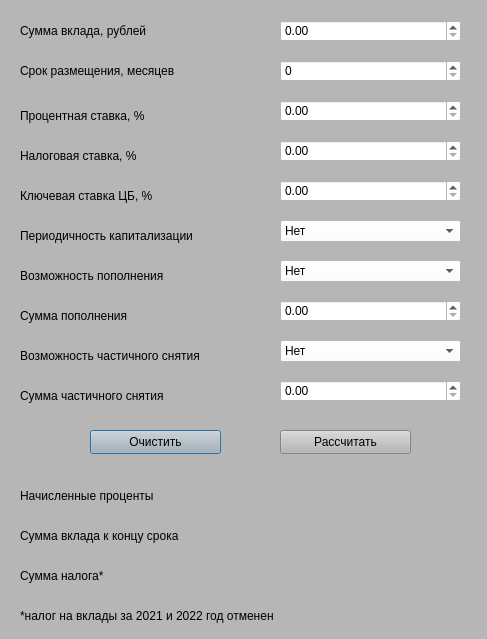
<?xml version="1.0" encoding="UTF-8"?>
<ui version="4.0">
 <class>Deposit</class>
 <widget class="QDialog" name="Deposit">
  <property name="geometry">
   <rect>
    <x>0</x>
    <y>0</y>
    <width>487</width>
    <height>639</height>
   </rect>
  </property>
  <property name="minimumSize">
   <size>
    <width>487</width>
    <height>639</height>
   </size>
  </property>
  <property name="maximumSize">
   <size>
    <width>487</width>
    <height>639</height>
   </size>
  </property>
  <property name="windowTitle">
   <string>DepositCalculator</string>
  </property>
  <property name="styleSheet">
   <string notr="true">background-color: rgb(182, 182, 182);</string>
  </property>
  <widget class="QLabel" name="label_time">
   <property name="geometry">
    <rect>
     <x>20</x>
     <y>60</y>
     <width>181</width>
     <height>21</height>
    </rect>
   </property>
   <property name="styleSheet">
    <string notr="true">font: 700 12pt &quot;Times New Roman&quot;;</string>
   </property>
   <property name="text">
    <string>Срок размещения, месяцев</string>
   </property>
  </widget>
  <widget class="QLabel" name="label_sum_tax_value">
   <property name="geometry">
    <rect>
     <x>250</x>
     <y>560</y>
     <width>211</width>
     <height>31</height>
    </rect>
   </property>
   <property name="styleSheet">
    <string notr="true">font: 700 12pt &quot;Times New Roman&quot;;</string>
   </property>
   <property name="text">
    <string/>
   </property>
  </widget>
  <widget class="QLabel" name="label_sum_all_value">
   <property name="geometry">
    <rect>
     <x>250</x>
     <y>520</y>
     <width>211</width>
     <height>31</height>
    </rect>
   </property>
   <property name="styleSheet">
    <string notr="true">font: 700 12pt &quot;Times New Roman&quot;;</string>
   </property>
   <property name="text">
    <string/>
   </property>
  </widget>
  <widget class="QLabel" name="label_rate_deposit">
   <property name="geometry">
    <rect>
     <x>20</x>
     <y>100</y>
     <width>191</width>
     <height>31</height>
    </rect>
   </property>
   <property name="styleSheet">
    <string notr="true">font: 700 12pt &quot;Times New Roman&quot;;</string>
   </property>
   <property name="text">
    <string>Процентная ставка, %</string>
   </property>
  </widget>
  <widget class="QSpinBox" name="spinBox_time">
   <property name="geometry">
    <rect>
     <x>280</x>
     <y>60</y>
     <width>181</width>
     <height>22</height>
    </rect>
   </property>
   <property name="styleSheet">
    <string notr="true">font: 700 11pt &quot;Times New Roman&quot;;
background-color: rgb(255, 255, 255);
color: rgb(0, 0, 0);</string>
   </property>
   <property name="maximum">
    <number>1200</number>
   </property>
  </widget>
  <widget class="QPushButton" name="pushButton_clear">
   <property name="geometry">
    <rect>
     <x>90</x>
     <y>430</y>
     <width>131</width>
     <height>24</height>
    </rect>
   </property>
   <property name="styleSheet">
    <string notr="true">font: 700 12pt &quot;Times New Roman&quot;;</string>
   </property>
   <property name="text">
    <string>Очистить</string>
   </property>
  </widget>
  <widget class="QLabel" name="label_sum_rate">
   <property name="geometry">
    <rect>
     <x>20</x>
     <y>480</y>
     <width>211</width>
     <height>31</height>
    </rect>
   </property>
   <property name="styleSheet">
    <string notr="true">font: 700 12pt &quot;Times New Roman&quot;;</string>
   </property>
   <property name="text">
    <string>Начисленные проценты</string>
   </property>
  </widget>
  <widget class="QLabel" name="label_sum_deposit">
   <property name="geometry">
    <rect>
     <x>20</x>
     <y>20</y>
     <width>181</width>
     <height>21</height>
    </rect>
   </property>
   <property name="styleSheet">
    <string notr="true">font: 700 12pt &quot;Times New Roman&quot;;</string>
   </property>
   <property name="text">
    <string>Сумма вклада, рублей</string>
   </property>
  </widget>
  <widget class="QDoubleSpinBox" name="doubleSpinBox_rate_deposit">
   <property name="geometry">
    <rect>
     <x>280</x>
     <y>100</y>
     <width>181</width>
     <height>22</height>
    </rect>
   </property>
   <property name="styleSheet">
    <string notr="true">font: 700 11pt &quot;Times New Roman&quot;;
background-color: rgb(255, 255, 255);
color: rgb(0, 0, 0);</string>
   </property>
   <property name="maximum">
    <double>500.000000000000000</double>
   </property>
   <property name="singleStep">
    <double>0.010000000000000</double>
   </property>
  </widget>
  <widget class="QLabel" name="label_sum_rate_value">
   <property name="geometry">
    <rect>
     <x>250</x>
     <y>480</y>
     <width>211</width>
     <height>31</height>
    </rect>
   </property>
   <property name="styleSheet">
    <string notr="true">font: 700 12pt &quot;Times New Roman&quot;;</string>
   </property>
   <property name="text">
    <string/>
   </property>
  </widget>
  <widget class="QPushButton" name="pushButton_calc">
   <property name="geometry">
    <rect>
     <x>280</x>
     <y>430</y>
     <width>131</width>
     <height>24</height>
    </rect>
   </property>
   <property name="styleSheet">
    <string notr="true">font: 700 12pt &quot;Times New Roman&quot;;</string>
   </property>
   <property name="text">
    <string>Рассчитать</string>
   </property>
  </widget>
  <widget class="QLabel" name="label_sum_tax">
   <property name="geometry">
    <rect>
     <x>20</x>
     <y>560</y>
     <width>211</width>
     <height>31</height>
    </rect>
   </property>
   <property name="styleSheet">
    <string notr="true">font: 700 12pt &quot;Times New Roman&quot;;</string>
   </property>
   <property name="text">
    <string>Сумма налога*</string>
   </property>
  </widget>
  <widget class="QComboBox" name="comboBox_type_capital">
   <property name="geometry">
    <rect>
     <x>280</x>
     <y>220</y>
     <width>181</width>
     <height>22</height>
    </rect>
   </property>
   <property name="styleSheet">
    <string notr="true">font: 700 11pt &quot;Times New Roman&quot;;
background-color: rgb(255, 255, 255);
color: rgb(0, 0, 0);</string>
   </property>
   <item>
    <property name="text">
     <string>Нет</string>
    </property>
   </item>
   <item>
    <property name="text">
     <string>Ежемесячно</string>
    </property>
   </item>
   <item>
    <property name="text">
     <string>Ежеквартально</string>
    </property>
   </item>
   <item>
    <property name="text">
     <string>Раз в полгода</string>
    </property>
   </item>
   <item>
    <property name="text">
     <string>Ежегодно</string>
    </property>
   </item>
  </widget>
  <widget class="QLabel" name="label_capital">
   <property name="geometry">
    <rect>
     <x>20</x>
     <y>220</y>
     <width>231</width>
     <height>31</height>
    </rect>
   </property>
   <property name="styleSheet">
    <string notr="true">font: 700 12pt &quot;Times New Roman&quot;;</string>
   </property>
   <property name="text">
    <string>Периодичность капитализации</string>
   </property>
  </widget>
  <widget class="QDoubleSpinBox" name="doubleSpinBox_sum_deposit">
   <property name="geometry">
    <rect>
     <x>280</x>
     <y>20</y>
     <width>181</width>
     <height>22</height>
    </rect>
   </property>
   <property name="styleSheet">
    <string notr="true">font: 700 11pt &quot;Times New Roman&quot;;
background-color: rgb(255, 255, 255);
color: rgb(0, 0, 0);</string>
   </property>
   <property name="maximum">
    <double>999999999999.989990234375000</double>
   </property>
   <property name="singleStep">
    <double>0.010000000000000</double>
   </property>
  </widget>
  <widget class="QLabel" name="label_sum_all">
   <property name="geometry">
    <rect>
     <x>20</x>
     <y>520</y>
     <width>211</width>
     <height>31</height>
    </rect>
   </property>
   <property name="styleSheet">
    <string notr="true">font: 700 12pt &quot;Times New Roman&quot;;</string>
   </property>
   <property name="text">
    <string>Сумма вклада к концу срока</string>
   </property>
  </widget>
  <widget class="QLabel" name="label_rate_tax">
   <property name="geometry">
    <rect>
     <x>20</x>
     <y>140</y>
     <width>191</width>
     <height>31</height>
    </rect>
   </property>
   <property name="styleSheet">
    <string notr="true">font: 700 12pt &quot;Times New Roman&quot;;</string>
   </property>
   <property name="text">
    <string>Налоговая ставка, %</string>
   </property>
  </widget>
  <widget class="QDoubleSpinBox" name="doubleSpinBox_rate_tax">
   <property name="geometry">
    <rect>
     <x>280</x>
     <y>140</y>
     <width>181</width>
     <height>22</height>
    </rect>
   </property>
   <property name="styleSheet">
    <string notr="true">font: 700 11pt &quot;Times New Roman&quot;;
background-color: rgb(255, 255, 255);
color: rgb(0, 0, 0);</string>
   </property>
   <property name="maximum">
    <double>500.000000000000000</double>
   </property>
   <property name="singleStep">
    <double>0.010000000000000</double>
   </property>
  </widget>
  <widget class="QLabel" name="label_rate_CB">
   <property name="geometry">
    <rect>
     <x>20</x>
     <y>180</y>
     <width>191</width>
     <height>31</height>
    </rect>
   </property>
   <property name="styleSheet">
    <string notr="true">font: 700 12pt &quot;Times New Roman&quot;;</string>
   </property>
   <property name="text">
    <string>Ключевая ставка ЦБ, %</string>
   </property>
  </widget>
  <widget class="QDoubleSpinBox" name="doubleSpinBox_rate_CB">
   <property name="geometry">
    <rect>
     <x>280</x>
     <y>180</y>
     <width>181</width>
     <height>22</height>
    </rect>
   </property>
   <property name="styleSheet">
    <string notr="true">font: 700 11pt &quot;Times New Roman&quot;;
background-color: rgb(255, 255, 255);
color: rgb(0, 0, 0);</string>
   </property>
   <property name="maximum">
    <double>500.000000000000000</double>
   </property>
   <property name="singleStep">
    <double>0.010000000000000</double>
   </property>
  </widget>
  <widget class="QComboBox" name="comboBox_type_add">
   <property name="geometry">
    <rect>
     <x>280</x>
     <y>260</y>
     <width>181</width>
     <height>22</height>
    </rect>
   </property>
   <property name="styleSheet">
    <string notr="true">font: 700 11pt &quot;Times New Roman&quot;;
background-color: rgb(255, 255, 255);
color: rgb(0, 0, 0);</string>
   </property>
   <item>
    <property name="text">
     <string>Нет</string>
    </property>
   </item>
   <item>
    <property name="text">
     <string>Ежемесячно</string>
    </property>
   </item>
   <item>
    <property name="text">
     <string>Ежеквартально</string>
    </property>
   </item>
   <item>
    <property name="text">
     <string>Раз в полгода</string>
    </property>
   </item>
   <item>
    <property name="text">
     <string>Ежегодно</string>
    </property>
   </item>
  </widget>
  <widget class="QLabel" name="label_add">
   <property name="geometry">
    <rect>
     <x>20</x>
     <y>260</y>
     <width>231</width>
     <height>31</height>
    </rect>
   </property>
   <property name="styleSheet">
    <string notr="true">font: 700 12pt &quot;Times New Roman&quot;;</string>
   </property>
   <property name="text">
    <string>Возможность пополнения</string>
   </property>
  </widget>
  <widget class="QComboBox" name="comboBox_type_get">
   <property name="geometry">
    <rect>
     <x>280</x>
     <y>340</y>
     <width>181</width>
     <height>22</height>
    </rect>
   </property>
   <property name="styleSheet">
    <string notr="true">font: 700 11pt &quot;Times New Roman&quot;;
background-color: rgb(255, 255, 255);
color: rgb(0, 0, 0);</string>
   </property>
   <item>
    <property name="text">
     <string>Нет</string>
    </property>
   </item>
   <item>
    <property name="text">
     <string>Ежемесячно</string>
    </property>
   </item>
   <item>
    <property name="text">
     <string>Ежеквартально</string>
    </property>
   </item>
   <item>
    <property name="text">
     <string>Раз в полгода</string>
    </property>
   </item>
   <item>
    <property name="text">
     <string>Ежегодно</string>
    </property>
   </item>
  </widget>
  <widget class="QLabel" name="label_get">
   <property name="geometry">
    <rect>
     <x>20</x>
     <y>340</y>
     <width>251</width>
     <height>31</height>
    </rect>
   </property>
   <property name="styleSheet">
    <string notr="true">font: 700 12pt &quot;Times New Roman&quot;;</string>
   </property>
   <property name="text">
    <string>Возможность частичного снятия</string>
   </property>
  </widget>
  <widget class="QLabel" name="label_note">
   <property name="geometry">
    <rect>
     <x>20</x>
     <y>600</y>
     <width>271</width>
     <height>31</height>
    </rect>
   </property>
   <property name="styleSheet">
    <string notr="true">font: 700 10pt &quot;Times New Roman&quot;;</string>
   </property>
   <property name="text">
    <string>*налог на вклады за 2021 и 2022 год отменен</string>
   </property>
  </widget>
  <widget class="QDoubleSpinBox" name="doubleSpinBox_sum_add">
   <property name="geometry">
    <rect>
     <x>280</x>
     <y>300</y>
     <width>181</width>
     <height>22</height>
    </rect>
   </property>
   <property name="styleSheet">
    <string notr="true">font: 700 11pt &quot;Times New Roman&quot;;
background-color: rgb(255, 255, 255);
color: rgb(0, 0, 0);</string>
   </property>
   <property name="maximum">
    <double>1000000000000.000000000000000</double>
   </property>
   <property name="singleStep">
    <double>0.010000000000000</double>
   </property>
  </widget>
  <widget class="QLabel" name="label_add_2">
   <property name="geometry">
    <rect>
     <x>20</x>
     <y>300</y>
     <width>231</width>
     <height>31</height>
    </rect>
   </property>
   <property name="styleSheet">
    <string notr="true">font: 700 12pt &quot;Times New Roman&quot;;</string>
   </property>
   <property name="text">
    <string>Сумма пополнения</string>
   </property>
  </widget>
  <widget class="QLabel" name="label_get_2">
   <property name="geometry">
    <rect>
     <x>20</x>
     <y>380</y>
     <width>231</width>
     <height>31</height>
    </rect>
   </property>
   <property name="styleSheet">
    <string notr="true">font: 700 12pt &quot;Times New Roman&quot;;</string>
   </property>
   <property name="text">
    <string>Сумма частичного снятия</string>
   </property>
  </widget>
  <widget class="QDoubleSpinBox" name="doubleSpinBox_sum_get">
   <property name="geometry">
    <rect>
     <x>280</x>
     <y>380</y>
     <width>181</width>
     <height>22</height>
    </rect>
   </property>
   <property name="styleSheet">
    <string notr="true">font: 700 11pt &quot;Times New Roman&quot;;
background-color: rgb(255, 255, 255);
color: rgb(0, 0, 0);</string>
   </property>
   <property name="maximum">
    <double>1000000000000.000000000000000</double>
   </property>
   <property name="singleStep">
    <double>0.010000000000000</double>
   </property>
  </widget>
 </widget>
 <resources/>
 <connections/>
</ui>
